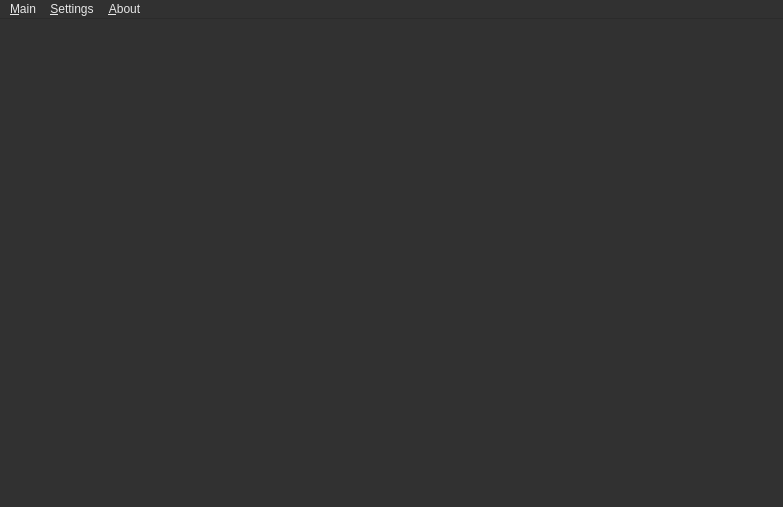
<?xml version="1.0" encoding="UTF-8"?>
<ui version="4.0">
 <class>MainWindow</class>
 <widget class="QMainWindow" name="MainWindow">
  <property name="geometry">
   <rect>
    <x>0</x>
    <y>0</y>
    <width>783</width>
    <height>507</height>
   </rect>
  </property>
  <property name="palette">
   <palette>
    <active>
     <colorrole role="WindowText">
      <brush brushstyle="SolidPattern">
       <color alpha="255">
        <red>231</red>
        <green>231</green>
        <blue>231</blue>
       </color>
      </brush>
     </colorrole>
     <colorrole role="Button">
      <brush brushstyle="SolidPattern">
       <color alpha="255">
        <red>35</red>
        <green>35</green>
        <blue>35</blue>
       </color>
      </brush>
     </colorrole>
     <colorrole role="Dark">
      <brush brushstyle="SolidPattern">
       <color alpha="255">
        <red>35</red>
        <green>35</green>
        <blue>35</blue>
       </color>
      </brush>
     </colorrole>
     <colorrole role="Text">
      <brush brushstyle="SolidPattern">
       <color alpha="255">
        <red>231</red>
        <green>231</green>
        <blue>231</blue>
       </color>
      </brush>
     </colorrole>
     <colorrole role="ButtonText">
      <brush brushstyle="SolidPattern">
       <color alpha="255">
        <red>231</red>
        <green>231</green>
        <blue>231</blue>
       </color>
      </brush>
     </colorrole>
     <colorrole role="Base">
      <brush brushstyle="SolidPattern">
       <color alpha="255">
        <red>51</red>
        <green>51</green>
        <blue>51</blue>
       </color>
      </brush>
     </colorrole>
     <colorrole role="Window">
      <brush brushstyle="SolidPattern">
       <color alpha="255">
        <red>49</red>
        <green>49</green>
        <blue>49</blue>
       </color>
      </brush>
     </colorrole>
     <colorrole role="NoRole">
      <brush brushstyle="SolidPattern">
       <color alpha="255">
        <red>226</red>
        <green>226</green>
        <blue>226</blue>
       </color>
      </brush>
     </colorrole>
    </active>
    <inactive>
     <colorrole role="WindowText">
      <brush brushstyle="SolidPattern">
       <color alpha="255">
        <red>231</red>
        <green>231</green>
        <blue>231</blue>
       </color>
      </brush>
     </colorrole>
     <colorrole role="Button">
      <brush brushstyle="SolidPattern">
       <color alpha="255">
        <red>35</red>
        <green>35</green>
        <blue>35</blue>
       </color>
      </brush>
     </colorrole>
     <colorrole role="Dark">
      <brush brushstyle="SolidPattern">
       <color alpha="255">
        <red>35</red>
        <green>35</green>
        <blue>35</blue>
       </color>
      </brush>
     </colorrole>
     <colorrole role="Text">
      <brush brushstyle="SolidPattern">
       <color alpha="255">
        <red>231</red>
        <green>231</green>
        <blue>231</blue>
       </color>
      </brush>
     </colorrole>
     <colorrole role="ButtonText">
      <brush brushstyle="SolidPattern">
       <color alpha="255">
        <red>231</red>
        <green>231</green>
        <blue>231</blue>
       </color>
      </brush>
     </colorrole>
     <colorrole role="Base">
      <brush brushstyle="SolidPattern">
       <color alpha="255">
        <red>51</red>
        <green>51</green>
        <blue>51</blue>
       </color>
      </brush>
     </colorrole>
     <colorrole role="Window">
      <brush brushstyle="SolidPattern">
       <color alpha="255">
        <red>49</red>
        <green>49</green>
        <blue>49</blue>
       </color>
      </brush>
     </colorrole>
     <colorrole role="NoRole">
      <brush brushstyle="SolidPattern">
       <color alpha="255">
        <red>226</red>
        <green>226</green>
        <blue>226</blue>
       </color>
      </brush>
     </colorrole>
    </inactive>
    <disabled>
     <colorrole role="WindowText">
      <brush brushstyle="SolidPattern">
       <color alpha="255">
        <red>35</red>
        <green>35</green>
        <blue>35</blue>
       </color>
      </brush>
     </colorrole>
     <colorrole role="Button">
      <brush brushstyle="SolidPattern">
       <color alpha="255">
        <red>35</red>
        <green>35</green>
        <blue>35</blue>
       </color>
      </brush>
     </colorrole>
     <colorrole role="Dark">
      <brush brushstyle="SolidPattern">
       <color alpha="255">
        <red>35</red>
        <green>35</green>
        <blue>35</blue>
       </color>
      </brush>
     </colorrole>
     <colorrole role="Text">
      <brush brushstyle="SolidPattern">
       <color alpha="255">
        <red>35</red>
        <green>35</green>
        <blue>35</blue>
       </color>
      </brush>
     </colorrole>
     <colorrole role="ButtonText">
      <brush brushstyle="SolidPattern">
       <color alpha="255">
        <red>35</red>
        <green>35</green>
        <blue>35</blue>
       </color>
      </brush>
     </colorrole>
     <colorrole role="Base">
      <brush brushstyle="SolidPattern">
       <color alpha="255">
        <red>49</red>
        <green>49</green>
        <blue>49</blue>
       </color>
      </brush>
     </colorrole>
     <colorrole role="Window">
      <brush brushstyle="SolidPattern">
       <color alpha="255">
        <red>49</red>
        <green>49</green>
        <blue>49</blue>
       </color>
      </brush>
     </colorrole>
     <colorrole role="NoRole">
      <brush brushstyle="SolidPattern">
       <color alpha="255">
        <red>226</red>
        <green>226</green>
        <blue>226</blue>
       </color>
      </brush>
     </colorrole>
    </disabled>
   </palette>
  </property>
  <property name="windowTitle">
   <string>English Learner</string>
  </property>
  <property name="windowIcon">
   <iconset resource="Sourse/sourse.qrc">
    <normaloff>:/new/img/English_language.jpg</normaloff>:/new/img/English_language.jpg</iconset>
  </property>
  <widget class="QWidget" name="centralWidget"/>
  <widget class="QMenuBar" name="menuBar">
   <property name="geometry">
    <rect>
     <x>0</x>
     <y>0</y>
     <width>783</width>
     <height>19</height>
    </rect>
   </property>
   <widget class="QMenu" name="menuMain">
    <property name="title">
     <string>&amp;Main</string>
    </property>
   </widget>
   <widget class="QMenu" name="menu_Settings">
    <property name="title">
     <string>&amp;Settings</string>
    </property>
   </widget>
   <widget class="QMenu" name="menu_About">
    <property name="title">
     <string>&amp;About</string>
    </property>
   </widget>
   <addaction name="menuMain"/>
   <addaction name="menu_Settings"/>
   <addaction name="menu_About"/>
  </widget>
  <widget class="QStatusBar" name="statusBar">
   <property name="sizeGripEnabled">
    <bool>false</bool>
   </property>
  </widget>
 </widget>
 <layoutdefault spacing="6" margin="11"/>
 <resources>
  <include location="Sourse/sourse.qrc"/>
 </resources>
 <connections/>
</ui>
